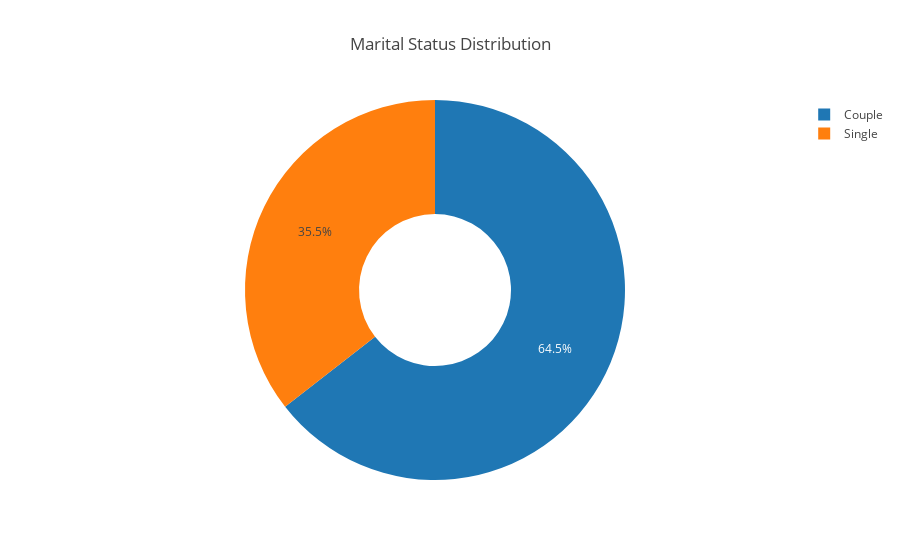

Notebook source saved alongside this figure:
### Markdown cell above
**Key Insight**
- Both the single and couple groups have similar distributions, with expenses concentrated between 30k and 80k

### Code cell
fig = px.pie(df, names="Marital_Status", title="Marital Status Distribution",  hole = 0.4, template = "gridon")
fig.show()

### Figure 1 — Plotly figure (JSON) as saved in the notebook; plotly's stock layout.template omitted (floating-point values rounded to 4 significant figures; data arrays with more than 128 entries replaced by an {"elided": "..."} marker saying what was removed)
{"data": [{"domain": {"x": [0, 1], "y": [0, 1]}, "hole": 0.4, "hovertemplate": "Marital_Status=%{label}<extra></extra>", "labels": {"elided": "2240 str values"}, "legendgroup": "", "name": "", "showlegend": true, "type": "pie"}], "layout": {"legend": {"tracegroupgap": 0}, "title": {"text": "Marital Status Distribution"}}}
